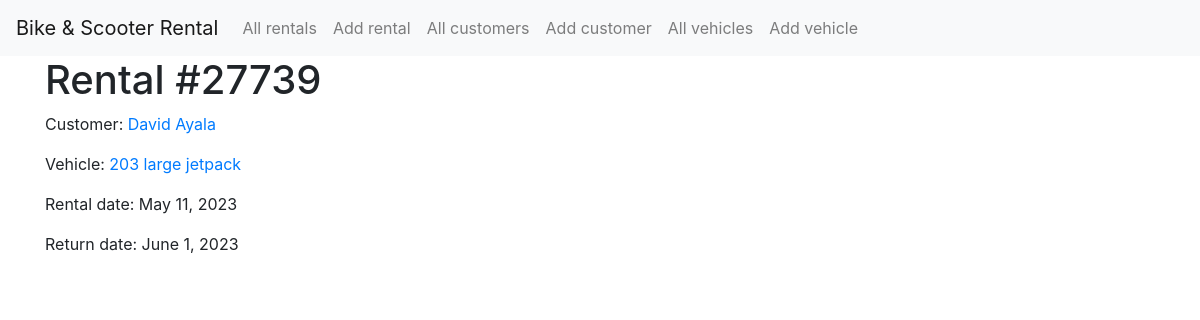
/rent/rental/27739, run on the app's committed database.
### rent/models.py (models this page shows, shortened)
class Rental(models.Model):
    rental_date = models.DateField()
    return_date = models.DateField(null=True, blank=True)
    customer = models.ForeignKey(Customer, related_name='customer', on_delete=models.CASCADE)
    vehicle = models.ForeignKey(Vehicle, related_name='vehicle', on_delete=models.CASCADE)

class Customer(models.Model):
    first_name = models.CharField(max_length=100)
    last_name = models.CharField(max_length=100)
    email = models.EmailField(unique=True)
    phone_number = PhoneNumberField()
    address = models.CharField(max_length=300)
    city = models.CharField(max_length=50)
    country = models.CharField(max_length=50)
    def __str__(self):
        return f"{self.first_name} {self.last_name}"

class Vehicle(models.Model):
    vehicle_type = models.ForeignKey(VehicleType, on_delete=models.CASCADE)
    vehicle_size = models.ForeignKey(VehicleSize, on_delete=models.CASCADE)
    date_created = models.DateTimeField(auto_now_add=True)
    real_cost = models.IntegerField()
    def __str__(self):
        return f"{self.id} {self.vehicle_size} {self.vehicle_type}"

class VehicleSize(models.Model):
    name = models.CharField(max_length=100)
    def __str__(self):
        return self.name

class VehicleType(models.Model):
    name = models.CharField(max_length=100)
    def __str__(self):
        return self.name

### rent/views.py (the view)
# urls.py: path('rent/rental/', views.all_rentals, name='all_rentals'),
def rental(request, pk):
    chosen_rental = Rental.objects.get(id=pk)
    if request.method == "POST":
        chosen_rental.return_date = datetime.datetime.now().date()
        chosen_rental.save()
    context = {
        'title': f'Rental #{chosen_rental.id}',
        'rental': chosen_rental,
    }
    return render(request, 'rent/rental.html', context)

### rent/templates/rent/rental.html (shortened to what this page needs)
{% extends 'rent/base.html' %}
{% block content %}
    <div class="container">
        <h1>Rental #{{ rental.id }}</h1>
        <p>Customer: <a href="{% url 'customer' rental.customer.id %}">{{ rental.customer }}</a></p>
        <p>Vehicle: <a href="{% url 'vehicle' rental.vehicle.id %}">{{ rental.vehicle }}</a></p>
        <p>Rental date: {{ rental.rental_date }}</p>
        <p>Return date: {{ rental.return_date }}</p>
    </div>
{% endblock content %}

### rent/static/rent/style.css (style rules this page uses)
a { text-decoration: none; }

### data on the page
Rental: id "27739", customer "David Ayala", vehicle "203 large jetpack", rental_date "May 11, 2023", return_date "June 1, 2023"
